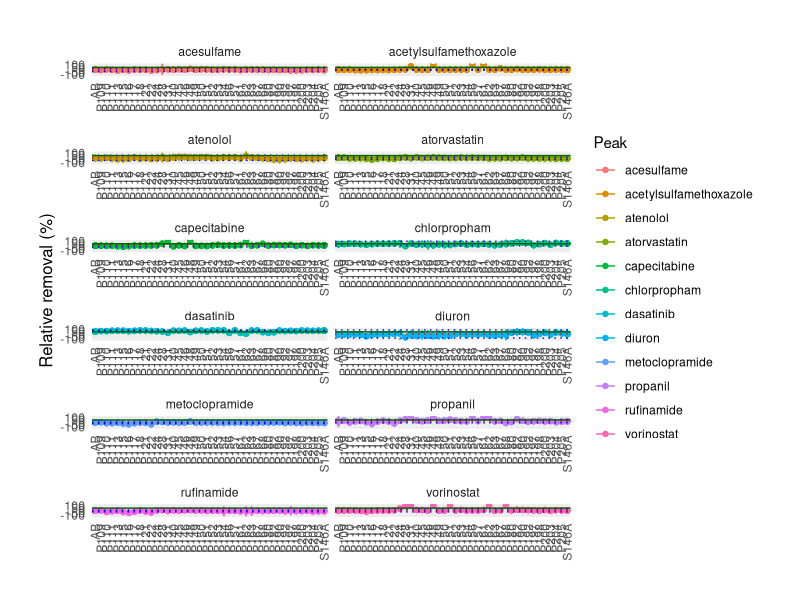
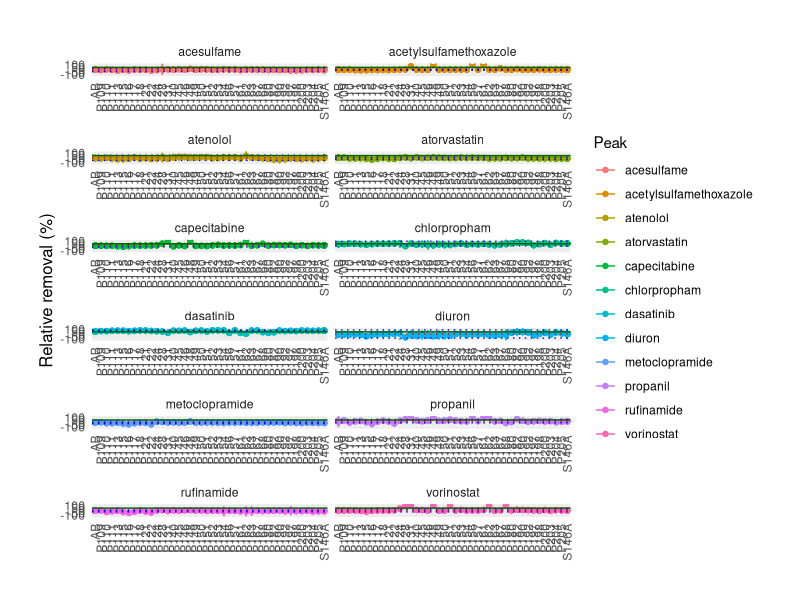

The R script that drew these images, in order:
# Load necessary libraries
library(dplyr)
library(ggplot2)

df_225nm <- read.csv("data/HPLC/data_225nm.csv")
df_252nm <- read.csv("data/HPLC/data_252nm.csv")
df_305nm <- read.csv("data/HPLC/data_305nm.csv")

# Add a column to distinguish the datasets
df_225nm <- df_225nm %>% mutate(wavelength = 225)
df_252nm <- df_252nm %>% mutate(wavelength = 252)
df_305nm <- df_305nm %>% mutate(wavelength = 305)

# Combine all datasets
df_combined <- bind_rows(df_225nm, df_252nm, df_305nm)

df_filtered <- df_combined %>%
  filter(!is.na(median_value))

average_iqr_plot_filtered <- df_filtered %>%
  ggplot(aes(x = sample_name, y = median_value, color = as.factor(peak))) + 
  geom_point() +
  geom_errorbar(aes(ymin = median_value - 1.5 * iqr_value, ymax = median_value + 1.5 * iqr_value), width = 0.2) +
  geom_hline(data = . %>% filter(sample_name == "S146A"), 
             aes(yintercept = median_value), linetype = "dotted", color = "red") +
  geom_hline(data = . %>% filter(sample_name == "S146A"), 
             aes(yintercept = median_value + 1.5 * iqr_value), linetype = "dotted", color = "blue") +
  geom_hline(data = . %>% filter(sample_name == "S146A"), 
             aes(yintercept = median_value - 1.5 * iqr_value), linetype = "dotted", color = "blue") +
  ylim(-120, 120) +
  geom_hline(yintercept = 50, color = "darkgreen") +
  facet_wrap(~ peak, ncol = 2, scales = "free_x") +  
  theme_minimal() +
  theme(
    axis.text.x = element_text(angle = 90, vjust = 0.5, hjust = 1),
    strip.text.y = element_blank(),  # Remove facet labels
    strip.background = element_blank(),  # Remove facet background
    axis.title.x = element_blank(),  # Remove individual x-axis labels
    axis.title.y = element_text(size = 12),  # Adjust y-axis label size
    plot.margin = margin(t = 1, r = 1, b = 1, l = 1, unit = "cm")
  ) +
  labs(y = "Relative removal (%)",
    color = "Peak"
  )

# Print the plot
print(average_iqr_plot_filtered)
ggsave("output/boxplot_filtered.png", plot = average_iqr_plot_filtered, width = 12, height = 18, dpi = 600)
